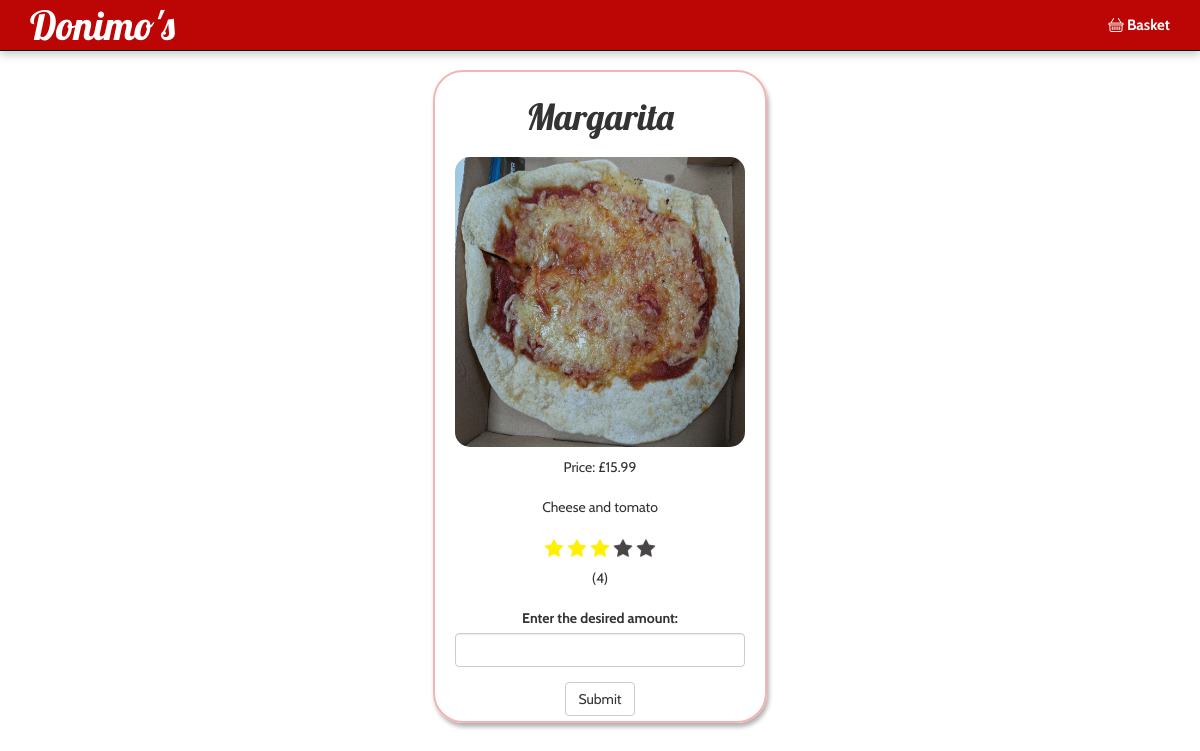
Page /pizza/Margarita on the committed database.
### app4.py (models this page shows)
class Pizza(db.Model):
    __tablename__ = "Pizzas"
    id = db.Column(db.Integer,primary_key = True)
    name = db.Column(db.String(32), index = True, unique = True)
    price = db.Column(db.String)
    description = db.Column(db.Text)
    image = db.Column(db.String(40))
    veggie = db.Column(db.Boolean)
    side = db.Column(db.Boolean)
    footprint = db.Column(db.Integer)
    rating = db.Column(db.Float)
    numratings = db.Column(db.Integer)

### app4.py (the view, shortened to what this page needs)
@app.route('/pizza/<pizzaName>',methods=['GET','POST'])
def singleProductPage(pizzaName):
    pizzas = Pizza.query.all()
    if "basket" not in session:
        session["basket"] = {}
    for pizza in pizzas:
        if pizza.name == pizzaName:
            rating = round(pizza.rating)
            form = ChoiceForm()
            return render_template('SinglePizza.html', pizza = pizza, form = form, rating = rating, numratings = pizza.numratings)
    return "Pizza not found", 404

### app4.py
class ChoiceForm(FlaskForm):
    quantity = IntegerField("Enter the desired amount:",validators = [
        Optional(),
        NumberRange(min = 1,message = "Please enter a number greater than 0")
    ])
    submit = SubmitField('Submit')

### templates/SinglePizza.html
{% extends "base.html" %}
{% block content %}
    <link rel = "stylesheet" href = "{{ url_for('static', filename = 'styles.css')}}">
    <div class = "single-pizza-info">
        <div class = "pizza-card">
            <h1>{{ pizza.name }}</h1>
            <img class = "homepizza" src = "{{ url_for('static', filename='img/' + pizza.image) }}">
            <p >Price: {{ pizza.price }}</p>
            <p>{{ pizza.description }}</p>
            <div class = "star-rating">
                {% for gold_star_num in range(0,rating) %}
                    <img class = "star" src = "{{ url_for('static', filename = 'img/star.png') }}">
                {% endfor %}
                {% for grey_star_num in range(0, 5-rating) %}
                    <img class = "star" src = "{{ url_for('static', filename = 'img/greystar.png') }}">
                {% endfor %}
            </div>
            <p>({{ numratings }})</p>
            {{ wtf.quick_form(form) }}
        </div>
    </div>
{% endblock %}

### static/styles.css (style rules this page uses)
h1, h2 { font-family: 'Lobster', cursive; }
body { font-family: 'Cabin', sans-serif; padding-top: 70px; }
.homepizza { border-radius: 20px; width: 300px; height: 300px; display: block; }
.single-pizza-info { margin: auto; display: flex; justify-content: center; align-items: center; width: 100%; }
.pizza-card { border-width: 2px; border-style: solid; padding-left: 15px; padding-right: 15px; border-color: rgb(245, 179, 179); flex-direction: column; border-radius: 30px; box-shadow: 2px 4px 4px rgba(0, 0, 0.3, 0.3); }
.pizza-card > * { text-align: center; width: 300px; padding: 5px; }
.star-rating > * { height: 20px; width: 20px; }

### rows in the picture
Pizza: name "Margarita", image (picture), price "£15.99", description "Cheese and tomato"

### other values in the picture
{{ numratings }} "4"
